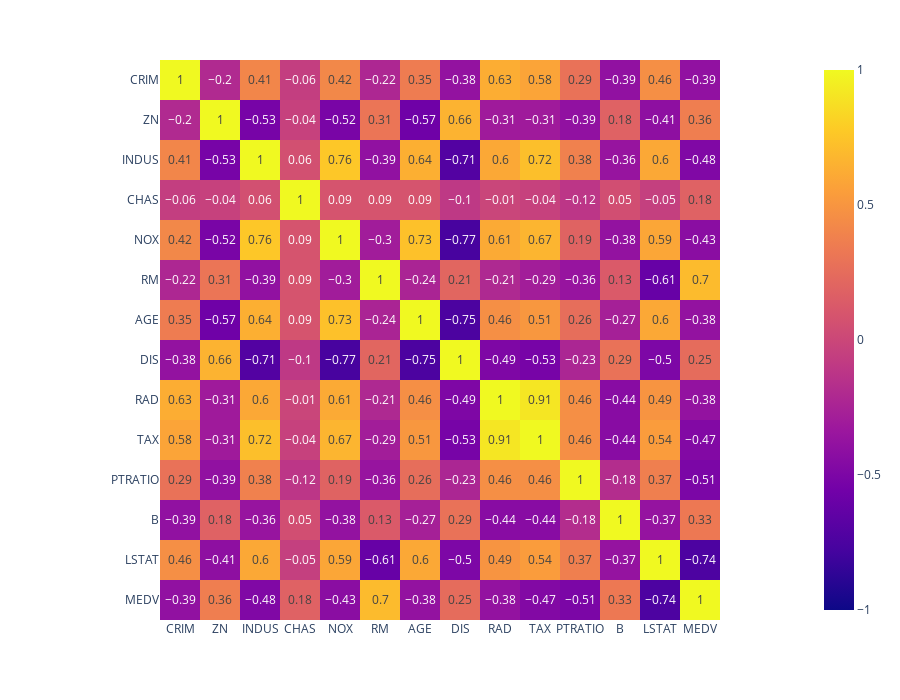

Notebook cell for this chart:
### Markdown cell above
### Features Correlations

### Code cell
fig_corr_heatmap = px.imshow(df.corr().round(2), text_auto=True, height=700, template='plotly_white', color_continuous_midpoint=0)
fig_corr_heatmap.show()

### Figure 1 — Plotly figure (JSON) as saved in the notebook; plotly's stock layout.template omitted (floating-point values rounded to 4 significant figures; data arrays with more than 128 entries replaced by an {"elided": "..."} marker saying what was removed)
{"data": [{"coloraxis": "coloraxis", "hovertemplate": "x: %{x}<br>y: %{y}<br>color: %{z}<extra></extra>", "name": "0", "texttemplate": "%{z}", "type": "heatmap", "x": ["CRIM", "ZN", "INDUS", "CHAS", "NOX", "RM", "AGE", "DIS", "RAD", "TAX", "PTRATIO", "B", "LSTAT", "MEDV"], "xaxis": "x", "y": ["CRIM", "ZN", "INDUS", "CHAS", "NOX", "RM", "AGE", "DIS", "RAD", "TAX", "PTRATIO", "B", "LSTAT", "MEDV"], "yaxis": "y", "z": {"elided": "14x14 float values"}}], "layout": {"coloraxis": {"cmid": 0, "colorscale": [[0, "#0d0887"], [0.1111, "#46039f"], [0.2222, "#7201a8"], [0.3333, "#9c179e"], [0.4444, "#bd3786"], [0.5556, "#d8576b"], [0.6667, "#ed7953"], [0.7778, "#fb9f3a"], [0.8889, "#fdca26"], [1, "#f0f921"]]}, "height": 700, "margin": {"t": 60}, "xaxis": {"anchor": "y", "constrain": "domain", "domain": [0, 1], "scaleanchor": "y"}, "yaxis": {"anchor": "x", "autorange": "reversed", "constrain": "domain", "domain": [0, 1]}}}
